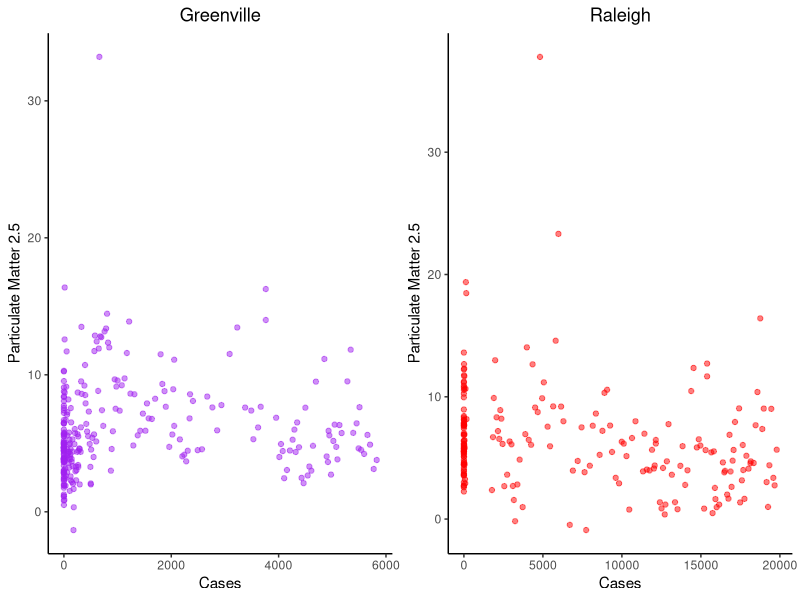
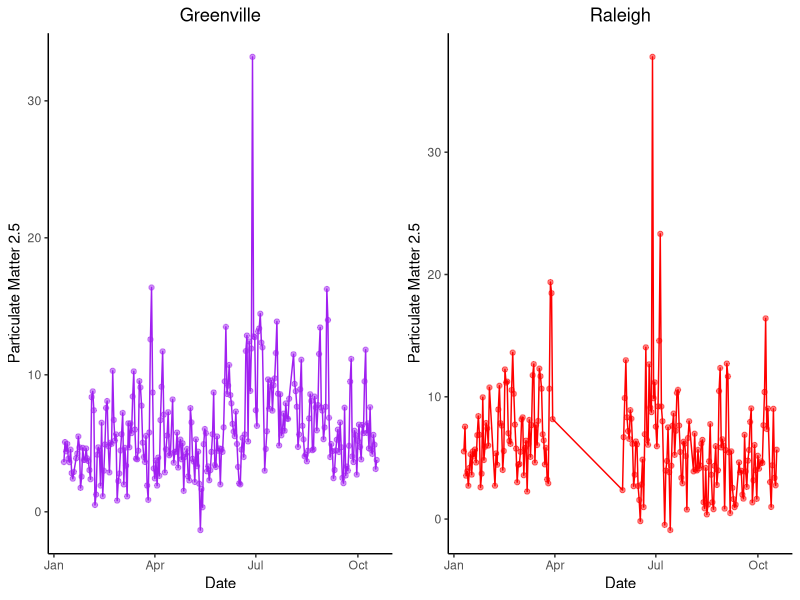
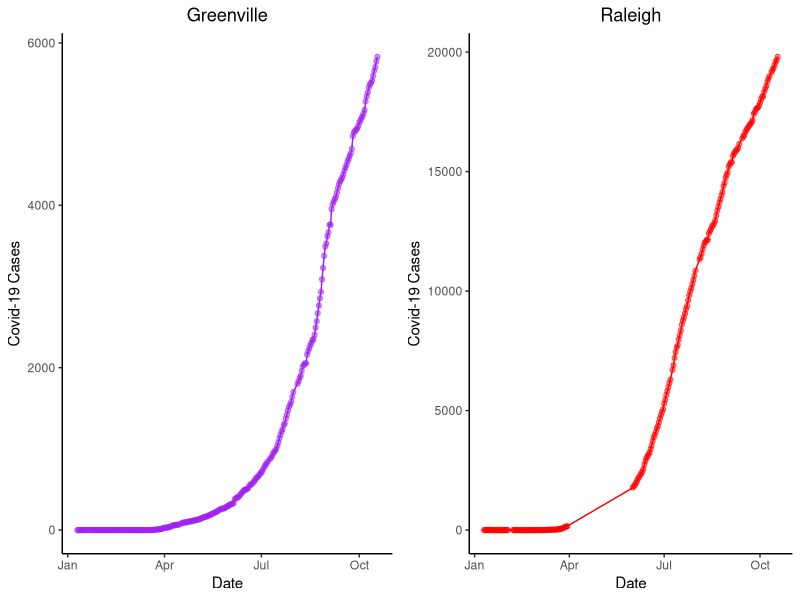
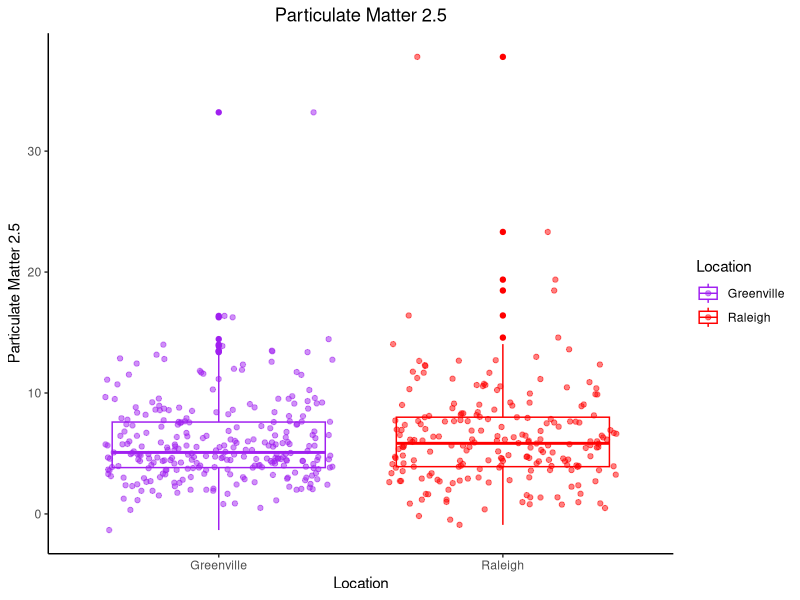

Recreate these plots in R, in order.
library(tidyverse)
library(gridExtra)


#load in data

Gdat<-read.csv("derived_data/Greenville.Clean.Covid.csv")
Rdat<-read.csv("derived_data/Raleigh.Clean.Covid.csv")

g1 <- Gdat %>% 
  ggplot(aes(x = Cases, y = PM25)) +
  geom_point(alpha = .5, color = "Purple") +
  theme(panel.grid.major = element_blank(), panel.grid.minor = element_blank(),
        panel.background = element_blank(), axis.line = element_line(colour = "black")) +
  ggtitle("Greenville") +
  ylab("Particulate Matter 2.5") +
  theme(plot.title = element_text(hjust = 0.5))
g2 <- Rdat %>% 
  ggplot(aes(x = Cases, y = PM25)) +
  geom_point(alpha = .5, color = "Red") +
  theme(panel.grid.major = element_blank(), panel.grid.minor = element_blank(),
        panel.background = element_blank(), axis.line = element_line(colour = "black"))  +
  ggtitle("Raleigh") +
  ylab("Particulate Matter 2.5") +
  theme(plot.title = element_text(hjust = 0.5))

Graph1 <- grid.arrange(g1, g2, nrow = 1)
ggsave("derived_graphs/PM25.Vs.Cases.plot.png", plot = Graph1)

g3 <-  Gdat %>% 
  ggplot(aes(x = as.Date(utc, "%Y-%m-%d"), y = PM25)) +
  geom_point(alpha = .5, color = "Purple") +
  geom_line(color = "Purple")  +
  theme(panel.grid.major = element_blank(), panel.grid.minor = element_blank(),
        panel.background = element_blank(), axis.line = element_line(colour = "black")) +
  ggtitle("Greenville") +
  theme(plot.title = element_text(hjust = 0.5)) +
  ylab("Particulate Matter 2.5") +
  xlab("Date")

g4 <-  Rdat %>% 
  ggplot(aes(x = as.Date(utc, "%Y-%m-%d"), y = PM25)) +
  geom_point(alpha = .5, color = "Red") +
  geom_line(color = "Red")  +
  theme(panel.grid.major = element_blank(), panel.grid.minor = element_blank(),
        panel.background = element_blank(), axis.line = element_line(colour = "black")) +
  ggtitle("Raleigh") +
  ylab("Particulate Matter 2.5") +
  theme(plot.title = element_text(hjust = 0.5)) +
  ylab("Particulate Matter 2.5") +
  xlab("Date")

Graph2 <- grid.arrange(g3, g4, nrow = 1)
ggsave("derived_graphs/Time.Vs.PM25.plot.png", plot = Graph2)

g5 <- Gdat %>% 
  ggplot(aes(x = as.Date(utc, "%Y-%m-%d"), y = Cases)) +
  geom_point(alpha = .5, color = "Purple") +
  geom_line(color = "Purple")  +
  theme(panel.grid.major = element_blank(), panel.grid.minor = element_blank(),
        panel.background = element_blank(), axis.line = element_line(colour = "black")) +
  ggtitle("Greenville") +
  theme(plot.title = element_text(hjust = 0.5)) +
  ylab("Covid-19 Cases") +
  xlab("Date")

g6 <- Rdat %>% 
  ggplot(aes(x = as.Date(utc, "%Y-%m-%d"), y = Cases)) +
  geom_point(alpha = .5, color = "Red") +
  geom_line(color = "Red")  +
  theme(panel.grid.major = element_blank(), panel.grid.minor = element_blank(),
        panel.background = element_blank(), axis.line = element_line(colour = "black")) +
  ggtitle("Raleigh") +
  theme(plot.title = element_text(hjust = 0.5)) +
  ylab("Covid-19 Cases") +
  xlab("Date")

Graph3 <- grid.arrange(g5, g6, nrow = 1)
ggsave("derived_graphs/Time.Vs.Cases.plot.png", plot = Graph3)  

PM25.data <- rbind(Gdat[, c(4, 5)] , Rdat[, c(4, 9)])

g7 <- PM25.data %>% 
  ggplot(aes(y = PM25, x = Location)) +
  geom_boxplot(aes(color = Location)) + 
  geom_jitter(aes(color = Location), alpha = .5) +
  theme(panel.grid.major = element_blank(), panel.grid.minor = element_blank(),
        panel.background = element_blank(), axis.line = element_line(colour = "black")) +
  ggtitle("Particulate Matter 2.5") +
  ylab("Particulate Matter 2.5") +
  theme(plot.title = element_text(hjust = 0.5)) +
  scale_color_manual(breaks = c("Greenville", "Raleigh"), values=c("Purple", "Red")) 
ggsave("derived_graphs/PM25.boxplot.png", plot = g7) 